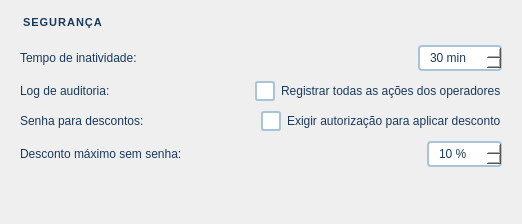
           <widget class="QWidget" name="scrollSegurancaContents">
            <property name="geometry">
             <rect>
              <x>0</x>
              <y>0</y>
              <width>522</width>
              <height>224</height>
             </rect>
            </property>
            <layout class="QVBoxLayout" name="scrollSegurancaVL">
             <property name="spacing">
              <number>10</number>
             </property>
             <property name="leftMargin">
              <number>20</number>
             </property>
             <property name="topMargin">
              <number>16</number>
             </property>
             <property name="rightMargin">
              <number>20</number>
             </property>
             <property name="bottomMargin">
              <number>16</number>
             </property>
             <item>
              <widget class="QLabel" name="lblSegurancaTitle">
               <property name="styleSheet">
                <string notr="true">font-size:11px;font-weight:bold;color:#1a3a5c;border-bottom:2px solid #3585c8;padding-bottom:4px;letter-spacing:1px;</string>
               </property>
               <property name="text">
                <string>SEGURANÇA</string>
               </property>
              </widget>
             </item>
             <item>
              <layout class="QHBoxLayout" name="hlSessaoTimeout">
               <property name="spacing">
                <number>12</number>
               </property>
               <item>
                <widget class="QLabel" name="lblSessaoTimeout">
                 <property name="styleSheet">
                  <string notr="true">font-size:12px;color:#1a3a5c;</string>
                 </property>
                 <property name="text">
                  <string>Tempo de inatividade:</string>
                 </property>
                </widget>
               </item>
               <item>
                <spacer>
                 <property name="orientation">
                  <enum>Qt::Horizontal</enum>
                 </property>
                 <property name="sizeHint" stdset="0">
                  <size>
                   <width>10</width>
                   <height>10</height>
                  </size>
                 </property>
                </spacer>
               </item>
               <item>
                <widget class="QSpinBox" name="spinSessaoTimeout">
                 <property name="styleSheet">
                  <string notr="true">QSpinBox{background-color:#ffffff;border:2px solid #a8c4d8;border-radius:4px;font-size:12px;color:#1a3a5c;padding:3px 8px;}QSpinBox:focus{border-color:#3585c8;}</string>
                 </property>
                 <property name="suffix">
                  <string> min</string>
                 </property>
                 <property name="maximum">
                  <number>480</number>
                 </property>
                 <property name="value">
                  <number>30</number>
                 </property>
                </widget>
               </item>
              </layout>
             </item>
             <item>
              <layout class="QHBoxLayout" name="hlLogAuditoria">
               <property name="spacing">
                <number>12</number>
               </property>
               <item>
                <widget class="QLabel" name="lblLogAuditoria">
                 <property name="styleSheet">
                  <string notr="true">font-size:12px;color:#1a3a5c;</string>
                 </property>
                 <property name="text">
                  <string>Log de auditoria:</string>
                 </property>
                </widget>
               </item>
               <item>
                <spacer>
                 <property name="orientation">
                  <enum>Qt::Horizontal</enum>
                 </property>
                 <property name="sizeHint" stdset="0">
                  <size>
                   <width>10</width>
                   <height>10</height>
                  </size>
                 </property>
                </spacer>
               </item>
               <item>
                <widget class="QCheckBox" name="checkLogAuditoria">
                 <property name="styleSheet">
                  <string notr="true">QCheckBox{font-size:12px;color:#1a3a5c;spacing:6px;}QCheckBox::indicator{width:16px;height:16px;border:2px solid #a8c4d8;border-radius:3px;background:#ffffff;}QCheckBox::indicator:checked{background-color:#3585c8;border-color:#1a5fa0;}</string>
                 </property>
                 <property name="text">
                  <string>Registrar todas as ações dos operadores</string>
                 </property>
                </widget>
               </item>
              </layout>
             </item>
             <item>
              <layout class="QHBoxLayout" name="hlSenhaDesconto">
               <property name="spacing">
                <number>12</number>
               </property>
               <item>
                <widget class="QLabel" name="lblSenhaDesconto">
                 <property name="styleSheet">
                  <string notr="true">font-size:12px;color:#1a3a5c;</string>
                 </property>
                 <property name="text">
                  <string>Senha para descontos:</string>
                 </property>
                </widget>
               </item>
               <item>
                <spacer>
                 <property name="orientation">
                  <enum>Qt::Horizontal</enum>
                 </property>
                 <property name="sizeHint" stdset="0">
                  <size>
                   <width>10</width>
                   <height>10</height>
                  </size>
                 </property>
                </spacer>
               </item>
               <item>
                <widget class="QCheckBox" name="checkSenhaDesconto">
                 <property name="styleSheet">
                  <string notr="true">QCheckBox{font-size:12px;color:#1a3a5c;spacing:6px;}QCheckBox::indicator{width:16px;height:16px;border:2px solid #a8c4d8;border-radius:3px;background:#ffffff;}QCheckBox::indicator:checked{background-color:#3585c8;border-color:#1a5fa0;}</string>
                 </property>
                 <property name="text">
                  <string>Exigir autorização para aplicar desconto</string>
                 </property>
                </widget>
               </item>
              </layout>
             </item>
             <item>
              <layout class="QHBoxLayout" name="hlPercMaxDesconto">
               <property name="spacing">
                <number>12</number>
               </property>
               <item>
                <widget class="QLabel" name="lblPercMaxDesconto">
                 <property name="styleSheet">
                  <string notr="true">font-size:12px;color:#1a3a5c;</string>
                 </property>
                 <property name="text">
                  <string>Desconto máximo sem senha:</string>
                 </property>
                </widget>
               </item>
               <item>
                <spacer>
                 <property name="orientation">
                  <enum>Qt::Horizontal</enum>
                 </property>
                 <property name="sizeHint" stdset="0">
                  <size>
                   <width>10</width>
                   <height>10</height>
                  </size>
                 </property>
                </spacer>
               </item>
               <item>
                <widget class="QSpinBox" name="spinPercMaxDesconto">
                 <property name="styleSheet">
                  <string notr="true">QSpinBox{background-color:#ffffff;border:2px solid #a8c4d8;border-radius:4px;font-size:12px;color:#1a3a5c;padding:3px 8px;}QSpinBox:focus{border-color:#3585c8;}</string>
                 </property>
                 <property name="suffix">
                  <string> %</string>
                 </property>
                 <property name="maximum">
                  <number>100</number>
                 </property>
                 <property name="value">
                  <number>10</number>
                 </property>
                </widget>
               </item>
              </layout>
             </item>
             <item>
              <spacer>
               <property name="orientation">
                <enum>Qt::Vertical</enum>
               </property>
               <property name="sizeHint" stdset="0">
                <size>
                 <width>10</width>
                 <height>20</height>
                </size>
               </property>
              </spacer>
             </item>
            </layout>
           </widget>
